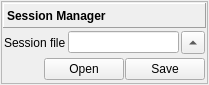
<?xml version="1.0" encoding="UTF-8"?>
<ui version="4.0">
 <class>SessionManager</class>
 <widget class="QWidget" name="SessionManager">
  <property name="maximumSize">
   <size>
    <width>16777215</width>
    <height>85</height>
   </size>
  </property>
  <property name="windowTitle">
   <string>Form</string>
  </property>
  <layout class="QVBoxLayout" name="verticalLayout">
   <property name="spacing">
    <number>2</number>
   </property>
   <property name="leftMargin">
    <number>1</number>
   </property>
   <property name="topMargin">
    <number>1</number>
   </property>
   <property name="rightMargin">
    <number>1</number>
   </property>
   <property name="bottomMargin">
    <number>1</number>
   </property>
   <item>
    <widget class="QScrollArea" name="scrollArea">
     <property name="widgetResizable">
      <bool>true</bool>
     </property>
     <widget class="QWidget" name="scrollAreaWidgetContents">
      <property name="geometry">
       <rect>
        <x>0</x>
        <y>0</y>
        <width>471</width>
        <height>81</height>
       </rect>
      </property>
      <layout class="QVBoxLayout" name="verticalLayout_2">
       <property name="spacing">
        <number>2</number>
       </property>
       <property name="sizeConstraint">
        <enum>QLayout::SetDefaultConstraint</enum>
       </property>
       <property name="leftMargin">
        <number>1</number>
       </property>
       <property name="topMargin">
        <number>1</number>
       </property>
       <property name="rightMargin">
        <number>1</number>
       </property>
       <property name="bottomMargin">
        <number>1</number>
       </property>
       <item>
        <widget class="QLabel" name="label_2">
         <property name="font">
          <font>
           <weight>75</weight>
           <bold>true</bold>
          </font>
         </property>
         <property name="frameShape">
          <enum>QFrame::Panel</enum>
         </property>
         <property name="frameShadow">
          <enum>QFrame::Raised</enum>
         </property>
         <property name="text">
          <string>Session Manager</string>
         </property>
        </widget>
       </item>
       <item>
        <widget class="QWidget" name="widget" native="true">
         <layout class="QHBoxLayout" name="horizontalLayout">
          <property name="spacing">
           <number>2</number>
          </property>
          <property name="leftMargin">
           <number>1</number>
          </property>
          <property name="topMargin">
           <number>1</number>
          </property>
          <property name="rightMargin">
           <number>1</number>
          </property>
          <property name="bottomMargin">
           <number>1</number>
          </property>
          <item>
           <widget class="QLabel" name="label">
            <property name="frameShape">
             <enum>QFrame::NoFrame</enum>
            </property>
            <property name="text">
             <string>Session file</string>
            </property>
           </widget>
          </item>
          <item>
           <widget class="QLineEdit" name="sessionFile">
            <property name="dragEnabled">
             <bool>false</bool>
            </property>
            <property name="clearButtonEnabled">
             <bool>true</bool>
            </property>
           </widget>
          </item>
          <item>
           <widget class="QToolButton" name="selectButton">
            <property name="text">
             <string>...</string>
            </property>
            <property name="arrowType">
             <enum>Qt::UpArrow</enum>
            </property>
           </widget>
          </item>
         </layout>
        </widget>
       </item>
       <item>
        <widget class="QWidget" name="widget_2" native="true">
         <layout class="QGridLayout" name="gridLayout">
          <property name="leftMargin">
           <number>1</number>
          </property>
          <property name="topMargin">
           <number>1</number>
          </property>
          <property name="rightMargin">
           <number>1</number>
          </property>
          <property name="bottomMargin">
           <number>1</number>
          </property>
          <property name="horizontalSpacing">
           <number>1</number>
          </property>
          <property name="verticalSpacing">
           <number>2</number>
          </property>
          <item row="0" column="2">
           <widget class="QPushButton" name="saveButton">
            <property name="text">
             <string>Save</string>
            </property>
            <property name="shortcut">
             <string>Ctrl+S</string>
            </property>
            <property name="flat">
             <bool>false</bool>
            </property>
           </widget>
          </item>
          <item row="0" column="1">
           <widget class="QPushButton" name="openButton">
            <property name="text">
             <string>Open</string>
            </property>
            <property name="shortcut">
             <string>Ctrl+O</string>
            </property>
           </widget>
          </item>
          <item row="0" column="0">
           <spacer name="horizontalSpacer">
            <property name="orientation">
             <enum>Qt::Horizontal</enum>
            </property>
            <property name="sizeHint" stdset="0">
             <size>
              <width>40</width>
              <height>20</height>
             </size>
            </property>
           </spacer>
          </item>
         </layout>
        </widget>
       </item>
      </layout>
     </widget>
    </widget>
   </item>
  </layout>
 </widget>
 <resources/>
 <connections/>
</ui>
